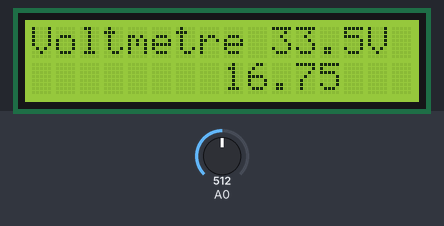
Recording of a sketch running on a simulated Arduino Uno, built with avr-gcc and run on an emulated ATmega328P. Shown: 16×2 character LCD. The test bench sets the inputs (shaded band); at power-on: A0 = 512. What the sketch prints to the serial monitor is not drawn.

Above: at 1.2 s.
1.3 s: A0 set to 324
At 2.3 s:
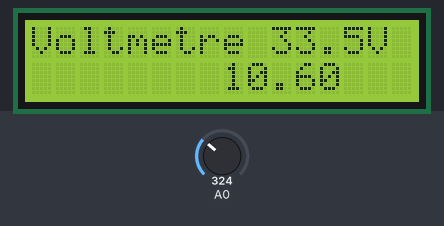
2.8 s: A0 set to 293
At 3.8 s:
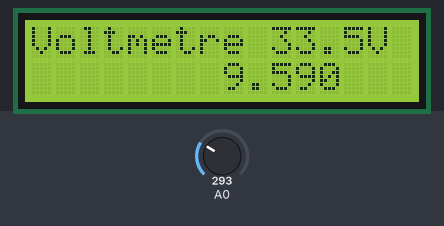
4.3 s: A0 set to 106
At 5.2 s:
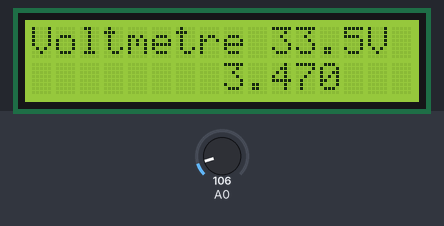
5.8 s: A0 set to 94
At 7.1 s:
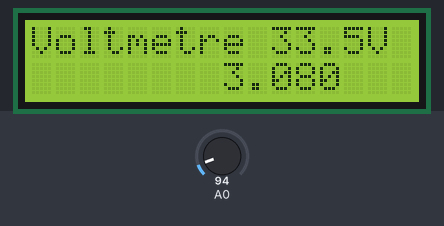
Timing chart, 0 to 8.3 s (numbered marks = the images above; inputs shaded):
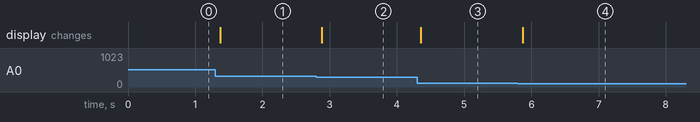

Measured:
- after the input at 1.3 s, the display: changes after 0.07 s (image 1)
- after the input at 2.8 s, the display: changes after 0.08 s (image 2)
- after the input at 4.3 s, the display: changes after 0.06 s (image 3)
- after the input at 5.8 s, the display: changes after 0.08 s (image 4)

The sketch:

tp3_analog.ino
```cpp
// include the library code:
#include <LiquidCrystal.h>

#define PASVOLT (float)(5.0F/1024.0F)

const int rs = 12, en = 11, d4 = 5, d5 = 4, d6 = 3, d7 = 2;
LiquidCrystal lcd(rs, en, d4, d5, d6, d7);

void setup() {
  // put your setup code here, to run once:
  Serial.begin (9600);
  lcd.begin (16,2);

  lcd.print ("Voltmetre 33.5V");
}

void loop() {
  // put your main code here, to run repeatedly:
  unsigned int palier=analogRead (A0);

  Serial.print ("Voici la valeur de tension :\t");
Serial.print (palier);
Serial.print ("     ");
float pasSortie=33.5F/5.0F;
  Serial.println (palier *pasSortie*PASVOLT);

  lcd.setCursor(8,1);
  lcd.print(palier *pasSortie*PASVOLT);


}
```
